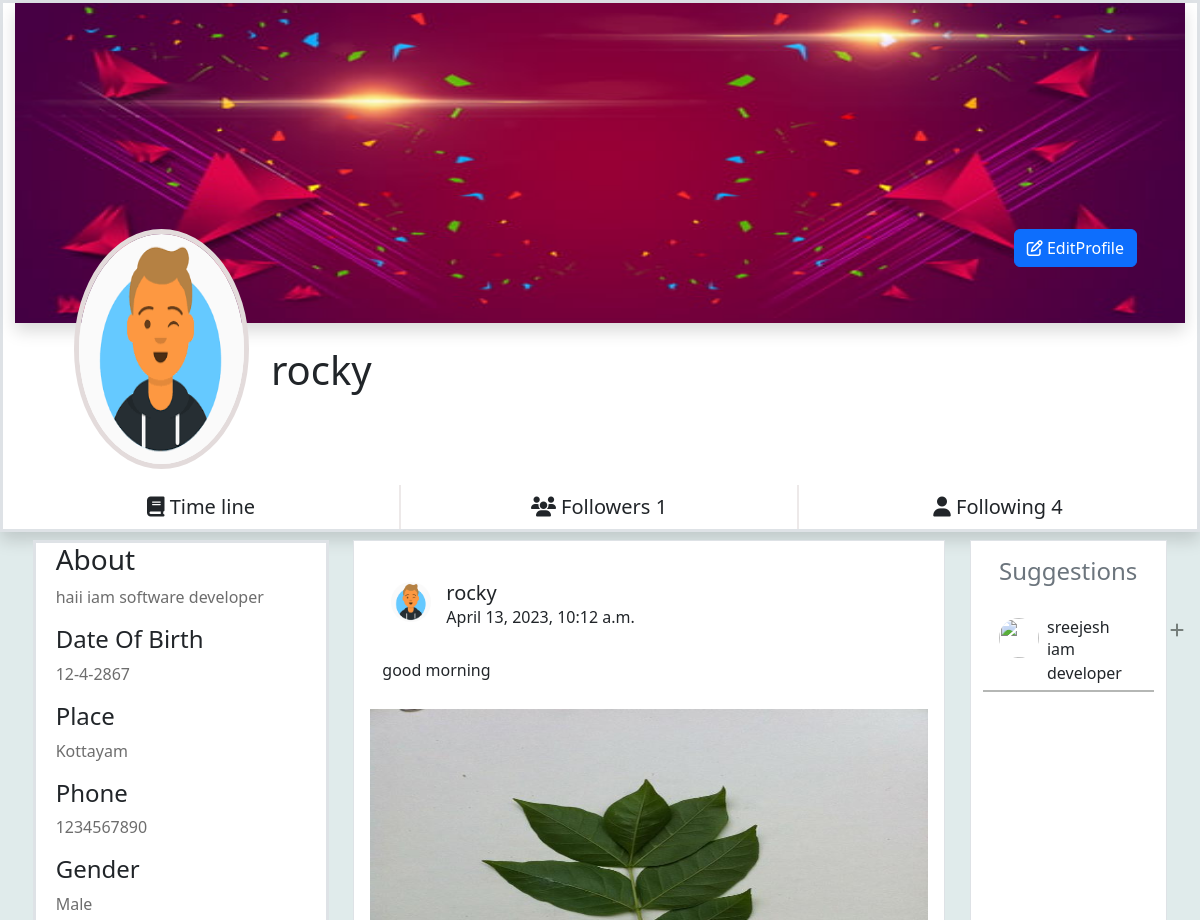
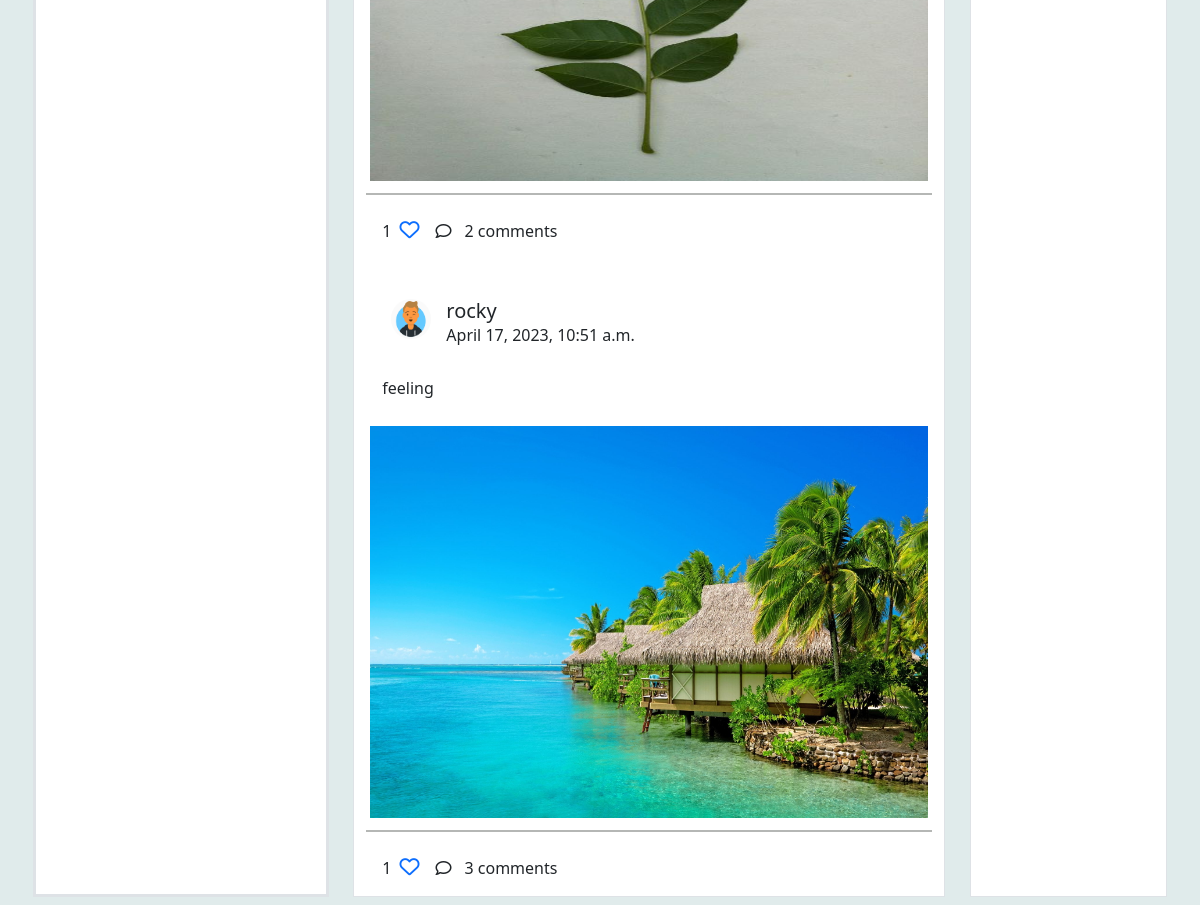
Page /profiles/1/ on the earlier database version (2 pictures, top to bottom).
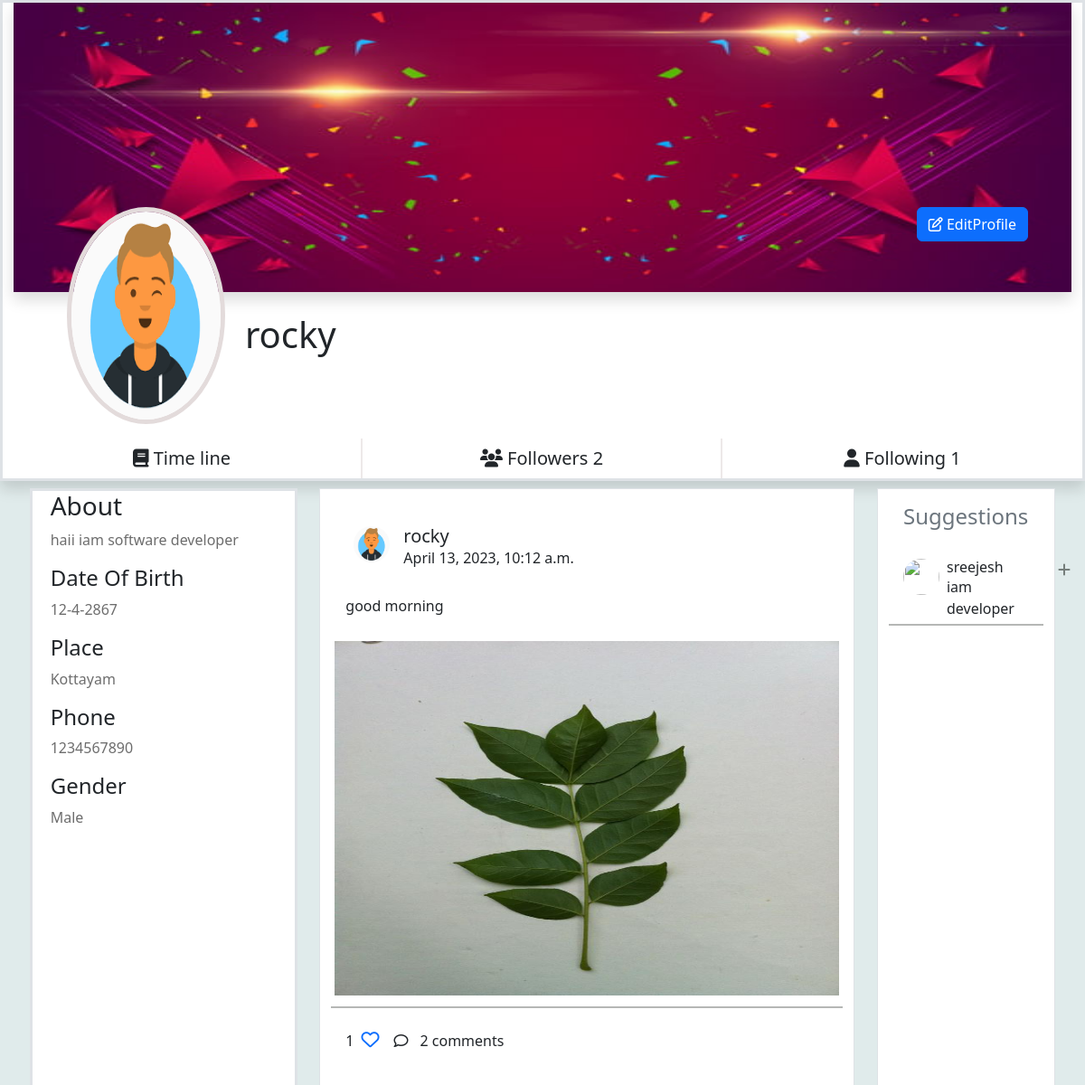
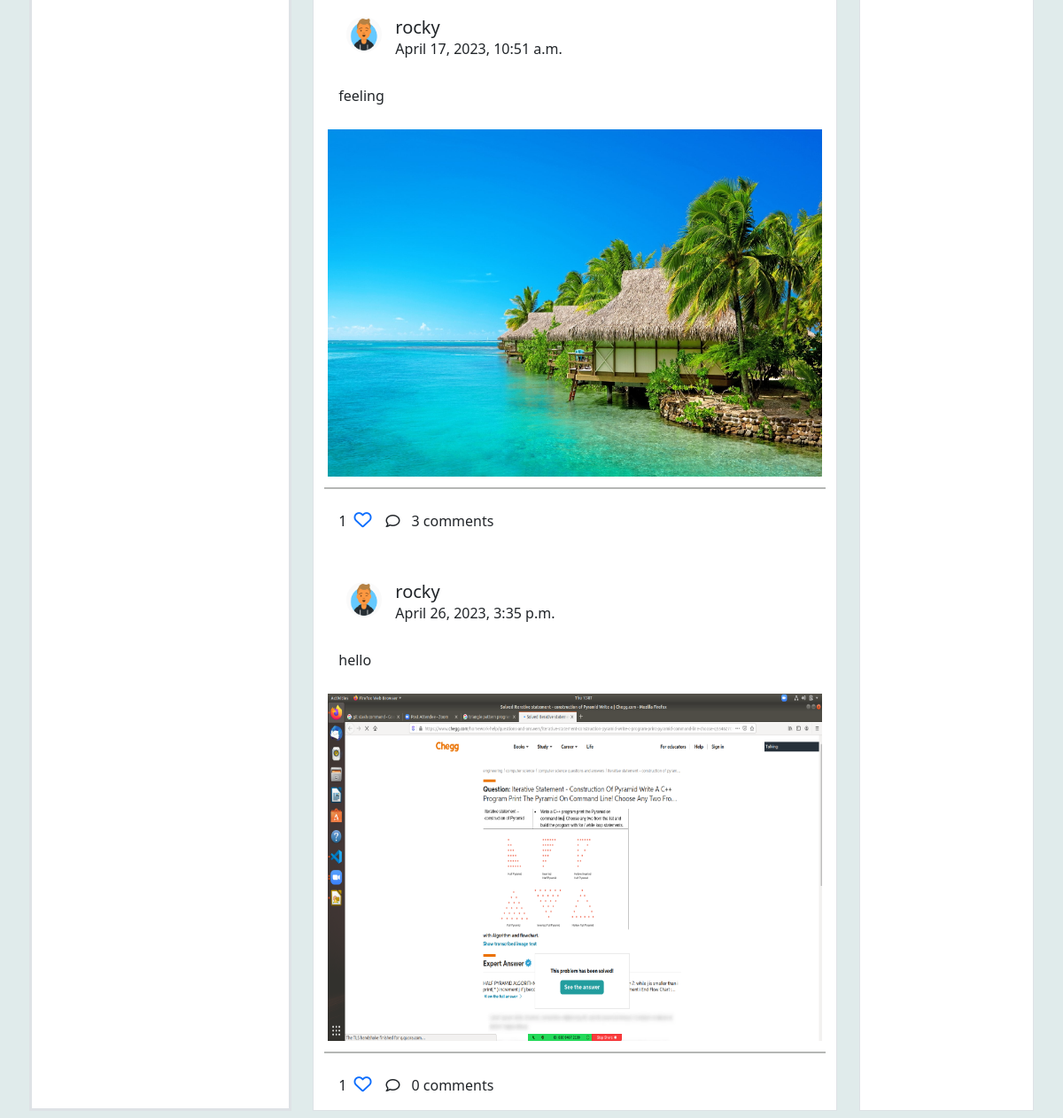
Same page on the later database version (2 pictures, top to bottom).
### myapp/models.py (models this page shows, shortened)
class UserProfile(models.Model):
    user=models.OneToOneField(User,on_delete=models.CASCADE,related_name="profile")
    profile_pic=models.ImageField(upload_to="profilepics",null=True,blank=True)
    bio=models.CharField(max_length=200,null=True)
    address=models.CharField(max_length=200,null=True)
    dob=models.DateTimeField(null=True)
    following=models.ManyToManyField("self",related_name="followed_by",symmetrical=False)
    created_date=models.DateTimeField(auto_now_add=True)
    cover_pic=models.ImageField(upload_to="coverpic",blank=True,default="/profilepics/cover.jpg")
    def __str__(self):
        return self.user.username

class Posts(models.Model):
    title=models.CharField(max_length=200)
    image=models.ImageField(upload_to="postimages",null=True,blank=True)
    user=models.ForeignKey(User,on_delete=models.CASCADE,related_name="userposts")
    created_date=models.DateTimeField(auto_now_add=True)
    liked_by=models.ManyToManyField(User,related_name="post_like")

### myapp/views.py (the view)
# urls.py: path("profiles/<int:pk>/",views.ProfileDetailView.as_view(),name="profiledetail"),
class ProfileDetailView(DetailView):
    model=UserProfile
    template_name="profile.html"
    context_object_name="profile"

### myapp/templates/profile.html (shortened to what the changed rows need)
<!DOCTYPE html>
{%load static%}
<html lang="en">
<head>
    <link rel="stylesheet" href="https://cdnjs.cloudflare.com/ajax/libs/font-awesome/6.3.0/css/all.min.css"
 />
    <link href="https://cdn.jsdelivr.net/npm/bootstrap@5.3.0-alpha1/dist/css/bootstrap.min.css" rel="stylesheet"
>
    <link rel="stylesheet" href="{%static 'css/profile.css'%}">
</head>
<body style="background-color: rgb(224, 235, 235);">
    <div class="container-fluid border border-3 shadow bg-white">
        <div class="cover_section">
            <img class="coverpic shadow" src="{{profile.cover_pic.url}}" alt="">
        </div>
        <div class="profile_section d-flex justify-content-between">
            {%if profile.profile_pic%}
            <img class="propic" src="{{profile.profile_pic.url}}" alt="">
            {%endif%}
            <h1 class="onwername ">{{profile}}</h1>
            <div class=" me-5">
                <button href="" class="btn btn-primary" data-bs-toggle="modal" data-bs-target="#exampleModal">
                    EditProfile</button>
            </div>
        </div>
        <div class="row d-flex justify-content-evenly">
                <div class="col-4 text-center mt-3 swich ">
                <button class="btn fs-5" data-bs-toggle="modal" data-bs-target="#exampleModalfws">
                    <span><i class="fa-solid fa-users"></i></span>
                     Followers {{profile.followed_by.all | length}}
                </button>
            </div>
            <div class="col-4 text-center mt-3  "><a class="btn fs-5" href=""><span></span> Following {{profile.following.all | length}}</a></div>
        </div>
    </div>
    <div class="container-fluid ">
        <div class="row p-2 d-flex justify-content-evenly">
            <div class="col-6 bg-white  border">
                {%for post in profile.user.userposts.all%}
                <div class="allpost mt-4 bg-white">
                    <div class="d-flex p-3">
                        <div class="ms-2">
                            <img class="ownerpic" src="{{post.user.profile.profile_pic.url}}" alt="">
                        </div>
                        <div class="ms-3">
                            <h5 class="m-0">{{post.user}}</h5>
                            <p class="m-0">{{post.created_date}}</p>
                        </div>
                    </div>
                    <div class="posttitle p-3">
                        <h6>{{post.title}}</h6>
                    </div>
                    <div>
                        {%if post.image%}
                        <img class="postimg" src="{{post.image.url}}" alt="">
                        {%endif%}
                    </div>
                    <div class="lines mt-2 mb-2"></div>
                    <div class="d-flex">
                        <div class="ms-3  d-flex  align-items-center">
                            <p class="mt-3">{{post.liked_by.all | length}}</p>
                            <a href=""><i class="love fa-sharp fa-regular fa-heart ms-2"></i></a>
                        </div>
                        <div class="ms-3  d-flex  align-items-center">
                            <i class="fa-regular fa-comment"></i>
                            <div class="dropdown">
                                <a class="btn " href="#" role="button" data-bs-toggle="dropdown" aria-expanded="false">
                                    {{ post.post_comment.all.count }} comments
                                </a>
                            </div>
                        </div>
                    </div>
                </div>
                {%endfor%}
            </div>
        </div>
    </div>
</body>
</html>

Differences in the rows shown:
computed for UserProfile "rocky": followed_by.all|length "1" → "2"; following.all|length "4" → "1"
added Posts: user.profile.profile_pic (picture), user "rocky", created_date "April 26, 2023, 3:35 p.m.", title "hello", image (picture), liked_by.all|length "1", post_comment.all.count "0"
